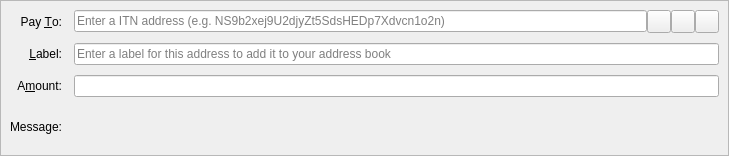
<?xml version="1.0" encoding="UTF-8"?>
<ui version="4.0">
 <class>SendCoinsEntry</class>
 <widget class="QStackedWidget" name="SendCoinsEntry">
  <property name="geometry">
   <rect>
    <x>0</x>
    <y>0</y>
    <width>729</width>
    <height>156</height>
   </rect>
  </property>
  <property name="focusPolicy">
   <enum>Qt::TabFocus</enum>
  </property>
  <property name="autoFillBackground">
   <bool>false</bool>
  </property>
  <widget class="QFrame" name="SendCoins">
   <property name="toolTip">
    <string>This is a normal payment.</string>
   </property>
   <property name="frameShape">
    <enum>QFrame::StyledPanel</enum>
   </property>
   <property name="frameShadow">
    <enum>QFrame::Sunken</enum>
   </property>
   <layout class="QGridLayout" name="gridLayout">
    <property name="horizontalSpacing">
     <number>12</number>
    </property>
    <property name="verticalSpacing">
     <number>10</number>
    </property>
    <item row="0" column="0">
     <widget class="QLabel" name="payToLabel">
      <property name="text">
       <string>Pay &amp;To:</string>
      </property>
      <property name="alignment">
       <set>Qt::AlignRight|Qt::AlignTrailing|Qt::AlignVCenter</set>
      </property>
      <property name="buddy">
       <cstring>payTo</cstring>
      </property>
     </widget>
    </item>
    <item row="0" column="1">
     <layout class="QHBoxLayout" name="payToLayout">
      <property name="spacing">
       <number>0</number>
      </property>
      <item>
       <widget class="QValidatedLineEdit" name="payTo">
        <property name="toolTip">
         <string>The ITN address to send the payment to</string>
        </property>
        <property name="inputMask">
         <string/>
        </property>
        <property name="placeholderText">
         <string>Enter a ITN address (e.g. NS9b2xej9U2djyZt5SdsHEDp7Xdvcn1o2n)</string>
        </property>
       </widget>
      </item>
      <item>
       <widget class="QToolButton" name="addressBookButton">
        <property name="toolTip">
         <string>Choose previously used address</string>
        </property>
        <property name="text">
         <string/>
        </property>
        <property name="icon">
         <iconset resource="../itn.qrc">
          <normaloff>:/icons/address-book</normaloff>:/icons/address-book</iconset>
        </property>
        <property name="iconSize">
         <size>
          <width>16</width>
          <height>16</height>
         </size>
        </property>
        <property name="shortcut">
         <string>Alt+A</string>
        </property>
       </widget>
      </item>
      <item>
       <widget class="QToolButton" name="pasteButton">
        <property name="toolTip">
         <string>Paste address from clipboard</string>
        </property>
        <property name="text">
         <string/>
        </property>
        <property name="icon">
         <iconset resource="../itn.qrc">
          <normaloff>:/icons/editpaste</normaloff>:/icons/editpaste</iconset>
        </property>
        <property name="shortcut">
         <string>Alt+P</string>
        </property>
       </widget>
      </item>
      <item>
       <widget class="QToolButton" name="deleteButton">
        <property name="toolTip">
         <string>Remove this entry</string>
        </property>
        <property name="text">
         <string/>
        </property>
        <property name="icon">
         <iconset resource="../itn.qrc">
          <normaloff>:/icons/remove</normaloff>:/icons/remove</iconset>
        </property>
       </widget>
      </item>
     </layout>
    </item>
    <item row="1" column="0">
     <widget class="QLabel" name="labelLabel">
      <property name="text">
       <string>&amp;Label:</string>
      </property>
      <property name="alignment">
       <set>Qt::AlignRight|Qt::AlignTrailing|Qt::AlignVCenter</set>
      </property>
      <property name="buddy">
       <cstring>addAsLabel</cstring>
      </property>
     </widget>
    </item>
    <item row="1" column="1">
     <widget class="QLineEdit" name="addAsLabel">
      <property name="toolTip">
       <string>Enter a label for this address to add it to the list of used addresses</string>
      </property>
      <property name="inputMask">
       <string/>
      </property>
      <property name="placeholderText">
       <string>Enter a label for this address to add it to your address book</string>
      </property>
     </widget>
    </item>
    <item row="2" column="0">
     <widget class="QLabel" name="amountLabel">
      <property name="text">
       <string>A&amp;mount:</string>
      </property>
      <property name="alignment">
       <set>Qt::AlignRight|Qt::AlignTrailing|Qt::AlignVCenter</set>
      </property>
      <property name="buddy">
       <cstring>payAmount</cstring>
      </property>
     </widget>
    </item>
    <item row="2" column="1">
     <widget class="BitcoinAmountField" name="payAmount"/>
    </item>
    <item row="3" column="0">
     <widget class="QLabel" name="messageLabel">
      <property name="text">
       <string>Message:</string>
      </property>
      <property name="alignment">
       <set>Qt::AlignRight|Qt::AlignTrailing|Qt::AlignVCenter</set>
      </property>
     </widget>
    </item>
    <item row="3" column="1">
     <widget class="QLabel" name="messageTextLabel">
      <property name="toolTip">
       <string>A message that was attached to the ITN: URI which will be stored with the transaction for your reference. Note: This message will not be sent over the ITN network.</string>
      </property>
      <property name="textFormat">
       <enum>Qt::PlainText</enum>
      </property>
     </widget>
    </item>
   </layout>
  </widget>
  <widget class="QFrame" name="SendCoins_InsecurePaymentRequest">
   <property name="palette">
    <palette>
     <active>
      <colorrole role="WindowText">
       <brush brushstyle="SolidPattern">
        <color alpha="255">
         <red>0</red>
         <green>0</green>
         <blue>0</blue>
        </color>
       </brush>
      </colorrole>
      <colorrole role="Button">
       <brush brushstyle="SolidPattern">
        <color alpha="255">
         <red>255</red>
         <green>255</green>
         <blue>127</blue>
        </color>
       </brush>
      </colorrole>
      <colorrole role="Light">
       <brush brushstyle="SolidPattern">
        <color alpha="255">
         <red>255</red>
         <green>255</green>
         <blue>255</blue>
        </color>
       </brush>
      </colorrole>
      <colorrole role="Midlight">
       <brush brushstyle="SolidPattern">
        <color alpha="255">
         <red>255</red>
         <green>255</green>
         <blue>191</blue>
        </color>
       </brush>
      </colorrole>
      <colorrole role="Dark">
       <brush brushstyle="SolidPattern">
        <color alpha="255">
         <red>127</red>
         <green>127</green>
         <blue>63</blue>
        </color>
       </brush>
      </colorrole>
      <colorrole role="Mid">
       <brush brushstyle="SolidPattern">
        <color alpha="255">
         <red>170</red>
         <green>170</green>
         <blue>84</blue>
        </color>
       </brush>
      </colorrole>
      <colorrole role="Text">
       <brush brushstyle="SolidPattern">
        <color alpha="255">
         <red>0</red>
         <green>0</green>
         <blue>0</blue>
        </color>
       </brush>
      </colorrole>
      <colorrole role="BrightText">
       <brush brushstyle="SolidPattern">
        <color alpha="255">
         <red>255</red>
         <green>255</green>
         <blue>255</blue>
        </color>
       </brush>
      </colorrole>
      <colorrole role="ButtonText">
       <brush brushstyle="SolidPattern">
        <color alpha="255">
         <red>0</red>
         <green>0</green>
         <blue>0</blue>
        </color>
       </brush>
      </colorrole>
      <colorrole role="Base">
       <brush brushstyle="SolidPattern">
        <color alpha="255">
         <red>255</red>
         <green>255</green>
         <blue>255</blue>
        </color>
       </brush>
      </colorrole>
      <colorrole role="Window">
       <brush brushstyle="SolidPattern">
        <color alpha="255">
         <red>255</red>
         <green>255</green>
         <blue>127</blue>
        </color>
       </brush>
      </colorrole>
      <colorrole role="Shadow">
       <brush brushstyle="SolidPattern">
        <color alpha="255">
         <red>0</red>
         <green>0</green>
         <blue>0</blue>
        </color>
       </brush>
      </colorrole>
      <colorrole role="AlternateBase">
       <brush brushstyle="SolidPattern">
        <color alpha="255">
         <red>255</red>
         <green>255</green>
         <blue>191</blue>
        </color>
       </brush>
      </colorrole>
      <colorrole role="ToolTipBase">
       <brush brushstyle="SolidPattern">
        <color alpha="255">
         <red>255</red>
         <green>255</green>
         <blue>220</blue>
        </color>
       </brush>
      </colorrole>
      <colorrole role="ToolTipText">
       <brush brushstyle="SolidPattern">
        <color alpha="255">
         <red>0</red>
         <green>0</green>
         <blue>0</blue>
        </color>
       </brush>
      </colorrole>
     </active>
     <inactive>
      <colorrole role="WindowText">
       <brush brushstyle="SolidPattern">
        <color alpha="255">
         <red>0</red>
         <green>0</green>
         <blue>0</blue>
        </color>
       </brush>
      </colorrole>
      <colorrole role="Button">
       <brush brushstyle="SolidPattern">
        <color alpha="255">
         <red>255</red>
         <green>255</green>
         <blue>127</blue>
        </color>
       </brush>
      </colorrole>
      <colorrole role="Light">
       <brush brushstyle="SolidPattern">
        <color alpha="255">
         <red>255</red>
         <green>255</green>
         <blue>255</blue>
        </color>
       </brush>
      </colorrole>
      <colorrole role="Midlight">
       <brush brushstyle="SolidPattern">
        <color alpha="255">
         <red>255</red>
         <green>255</green>
         <blue>191</blue>
        </color>
       </brush>
      </colorrole>
      <colorrole role="Dark">
       <brush brushstyle="SolidPattern">
        <color alpha="255">
         <red>127</red>
         <green>127</green>
         <blue>63</blue>
        </color>
       </brush>
      </colorrole>
      <colorrole role="Mid">
       <brush brushstyle="SolidPattern">
        <color alpha="255">
         <red>170</red>
         <green>170</green>
         <blue>84</blue>
        </color>
       </brush>
      </colorrole>
      <colorrole role="Text">
       <brush brushstyle="SolidPattern">
        <color alpha="255">
         <red>0</red>
         <green>0</green>
         <blue>0</blue>
        </color>
       </brush>
      </colorrole>
      <colorrole role="BrightText">
       <brush brushstyle="SolidPattern">
        <color alpha="255">
         <red>255</red>
         <green>255</green>
         <blue>255</blue>
        </color>
       </brush>
      </colorrole>
      <colorrole role="ButtonText">
       <brush brushstyle="SolidPattern">
        <color alpha="255">
         <red>0</red>
         <green>0</green>
         <blue>0</blue>
        </color>
       </brush>
      </colorrole>
      <colorrole role="Base">
       <brush brushstyle="SolidPattern">
        <color alpha="255">
         <red>255</red>
         <green>255</green>
         <blue>255</blue>
        </color>
       </brush>
      </colorrole>
      <colorrole role="Window">
       <brush brushstyle="SolidPattern">
        <color alpha="255">
         <red>255</red>
         <green>255</green>
         <blue>127</blue>
        </color>
       </brush>
      </colorrole>
      <colorrole role="Shadow">
       <brush brushstyle="SolidPattern">
        <color alpha="255">
         <red>0</red>
         <green>0</green>
         <blue>0</blue>
        </color>
       </brush>
      </colorrole>
      <colorrole role="AlternateBase">
       <brush brushstyle="SolidPattern">
        <color alpha="255">
         <red>255</red>
         <green>255</green>
         <blue>191</blue>
        </color>
       </brush>
      </colorrole>
      <colorrole role="ToolTipBase">
       <brush brushstyle="SolidPattern">
        <color alpha="255">
         <red>255</red>
         <green>255</green>
         <blue>220</blue>
        </color>
       </brush>
      </colorrole>
      <colorrole role="ToolTipText">
       <brush brushstyle="SolidPattern">
        <color alpha="255">
         <red>0</red>
         <green>0</green>
         <blue>0</blue>
        </color>
       </brush>
      </colorrole>
     </inactive>
     <disabled>
      <colorrole role="WindowText">
       <brush brushstyle="SolidPattern">
        <color alpha="255">
         <red>127</red>
         <green>127</green>
         <blue>63</blue>
        </color>
       </brush>
      </colorrole>
      <colorrole role="Button">
       <brush brushstyle="SolidPattern">
        <color alpha="255">
         <red>255</red>
         <green>255</green>
         <blue>127</blue>
        </color>
       </brush>
      </colorrole>
      <colorrole role="Light">
       <brush brushstyle="SolidPattern">
        <color alpha="255">
         <red>255</red>
         <green>255</green>
         <blue>255</blue>
        </color>
       </brush>
      </colorrole>
      <colorrole role="Midlight">
       <brush brushstyle="SolidPattern">
        <color alpha="255">
         <red>255</red>
         <green>255</green>
         <blue>191</blue>
        </color>
       </brush>
      </colorrole>
      <colorrole role="Dark">
       <brush brushstyle="SolidPattern">
        <color alpha="255">
         <red>127</red>
         <green>127</green>
         <blue>63</blue>
        </color>
       </brush>
      </colorrole>
      <colorrole role="Mid">
       <brush brushstyle="SolidPattern">
        <color alpha="255">
         <red>170</red>
         <green>170</green>
         <blue>84</blue>
        </color>
       </brush>
      </colorrole>
      <colorrole role="Text">
       <brush brushstyle="SolidPattern">
        <color alpha="255">
         <red>127</red>
         <green>127</green>
         <blue>63</blue>
        </color>
       </brush>
      </colorrole>
      <colorrole role="BrightText">
       <brush brushstyle="SolidPattern">
        <color alpha="255">
         <red>255</red>
         <green>255</green>
         <blue>255</blue>
        </color>
       </brush>
      </colorrole>
      <colorrole role="ButtonText">
       <brush brushstyle="SolidPattern">
        <color alpha="255">
         <red>127</red>
         <green>127</green>
         <blue>63</blue>
        </color>
       </brush>
      </colorrole>
      <colorrole role="Base">
       <brush brushstyle="SolidPattern">
        <color alpha="255">
         <red>255</red>
         <green>255</green>
         <blue>127</blue>
        </color>
       </brush>
      </colorrole>
      <colorrole role="Window">
       <brush brushstyle="SolidPattern">
        <color alpha="255">
         <red>255</red>
         <green>255</green>
         <blue>127</blue>
        </color>
       </brush>
      </colorrole>
      <colorrole role="Shadow">
       <brush brushstyle="SolidPattern">
        <color alpha="255">
         <red>0</red>
         <green>0</green>
         <blue>0</blue>
        </color>
       </brush>
      </colorrole>
      <colorrole role="AlternateBase">
       <brush brushstyle="SolidPattern">
        <color alpha="255">
         <red>255</red>
         <green>255</green>
         <blue>127</blue>
        </color>
       </brush>
      </colorrole>
      <colorrole role="ToolTipBase">
       <brush brushstyle="SolidPattern">
        <color alpha="255">
         <red>255</red>
         <green>255</green>
         <blue>220</blue>
        </color>
       </brush>
      </colorrole>
      <colorrole role="ToolTipText">
       <brush brushstyle="SolidPattern">
        <color alpha="255">
         <red>0</red>
         <green>0</green>
         <blue>0</blue>
        </color>
       </brush>
      </colorrole>
     </disabled>
    </palette>
   </property>
   <property name="toolTip">
    <string>This is an unverified payment request.</string>
   </property>
   <property name="autoFillBackground">
    <bool>true</bool>
   </property>
   <property name="frameShape">
    <enum>QFrame::StyledPanel</enum>
   </property>
   <property name="frameShadow">
    <enum>QFrame::Sunken</enum>
   </property>
   <layout class="QGridLayout" name="gridLayout_is">
    <property name="spacing">
     <number>12</number>
    </property>
    <item row="0" column="0">
     <widget class="QLabel" name="payToLabel_is">
      <property name="text">
       <string>Pay To:</string>
      </property>
      <property name="alignment">
       <set>Qt::AlignRight|Qt::AlignTrailing|Qt::AlignVCenter</set>
      </property>
     </widget>
    </item>
    <item row="0" column="1">
     <layout class="QHBoxLayout" name="payToLayout_is">
      <property name="spacing">
       <number>0</number>
      </property>
      <item>
       <widget class="QLabel" name="payTo_is"/>
      </item>
      <item>
       <widget class="QToolButton" name="deleteButton_is">
        <property name="toolTip">
         <string>Remove this entry</string>
        </property>
        <property name="text">
         <string/>
        </property>
        <property name="icon">
         <iconset resource="../itn.qrc">
          <normaloff>:/icons/remove</normaloff>:/icons/remove</iconset>
        </property>
       </widget>
      </item>
     </layout>
    </item>
    <item row="1" column="0">
     <widget class="QLabel" name="memoLabel_is">
      <property name="text">
       <string>Memo:</string>
      </property>
      <property name="alignment">
       <set>Qt::AlignRight|Qt::AlignTrailing|Qt::AlignVCenter</set>
      </property>
     </widget>
    </item>
    <item row="1" column="1">
     <widget class="QLabel" name="memoTextLabel_is">
      <property name="textFormat">
       <enum>Qt::PlainText</enum>
      </property>
     </widget>
    </item>
    <item row="2" column="0">
     <widget class="QLabel" name="amountLabel_is">
      <property name="text">
       <string>A&amp;mount:</string>
      </property>
      <property name="alignment">
       <set>Qt::AlignRight|Qt::AlignTrailing|Qt::AlignVCenter</set>
      </property>
      <property name="buddy">
       <cstring>payAmount_is</cstring>
      </property>
     </widget>
    </item>
    <item row="2" column="1">
     <widget class="BitcoinAmountField" name="payAmount_is">
      <property name="acceptDrops">
       <bool>false</bool>
      </property>
     </widget>
    </item>
   </layout>
  </widget>
  <widget class="QFrame" name="SendCoins_SecurePaymentRequest">
   <property name="palette">
    <palette>
     <active>
      <colorrole role="WindowText">
       <brush brushstyle="SolidPattern">
        <color alpha="255">
         <red>0</red>
         <green>0</green>
         <blue>0</blue>
        </color>
       </brush>
      </colorrole>
      <colorrole role="Button">
       <brush brushstyle="SolidPattern">
        <color alpha="255">
         <red>140</red>
         <green>232</green>
         <blue>119</blue>
        </color>
       </brush>
      </colorrole>
      <colorrole role="Light">
       <brush brushstyle="SolidPattern">
        <color alpha="255">
         <red>230</red>
         <green>255</green>
         <blue>224</blue>
        </color>
       </brush>
      </colorrole>
      <colorrole role="Midlight">
       <brush brushstyle="SolidPattern">
        <color alpha="255">
         <red>185</red>
         <green>243</green>
         <blue>171</blue>
        </color>
       </brush>
      </colorrole>
      <colorrole role="Dark">
       <brush brushstyle="SolidPattern">
        <color alpha="255">
         <red>70</red>
         <green>116</green>
         <blue>59</blue>
        </color>
       </brush>
      </colorrole>
      <colorrole role="Mid">
       <brush brushstyle="SolidPattern">
        <color alpha="255">
         <red>93</red>
         <green>155</green>
         <blue>79</blue>
        </color>
       </brush>
      </colorrole>
      <colorrole role="Text">
       <brush brushstyle="SolidPattern">
        <color alpha="255">
         <red>0</red>
         <green>0</green>
         <blue>0</blue>
        </color>
       </brush>
      </colorrole>
      <colorrole role="BrightText">
       <brush brushstyle="SolidPattern">
        <color alpha="255">
         <red>155</red>
         <green>255</green>
         <blue>147</blue>
        </color>
       </brush>
      </colorrole>
      <colorrole role="ButtonText">
       <brush brushstyle="SolidPattern">
        <color alpha="255">
         <red>0</red>
         <green>0</green>
         <blue>0</blue>
        </color>
       </brush>
      </colorrole>
      <colorrole role="Base">
       <brush brushstyle="SolidPattern">
        <color alpha="255">
         <red>119</red>
         <green>255</green>
         <blue>233</blue>
        </color>
       </brush>
      </colorrole>
      <colorrole role="Window">
       <brush brushstyle="SolidPattern">
        <color alpha="255">
         <red>140</red>
         <green>232</green>
         <blue>119</blue>
        </color>
       </brush>
      </colorrole>
      <colorrole role="Shadow">
       <brush brushstyle="SolidPattern">
        <color alpha="255">
         <red>0</red>
         <green>0</green>
         <blue>0</blue>
        </color>
       </brush>
      </colorrole>
      <colorrole role="AlternateBase">
       <brush brushstyle="SolidPattern">
        <color alpha="255">
         <red>197</red>
         <green>243</green>
         <blue>187</blue>
        </color>
       </brush>
      </colorrole>
      <colorrole role="NoRole">
       <brush brushstyle="SolidPattern">
        <color alpha="255">
         <red>125</red>
         <green>194</green>
         <blue>122</blue>
        </color>
       </brush>
      </colorrole>
      <colorrole role="ToolTipBase">
       <brush brushstyle="SolidPattern">
        <color alpha="255">
         <red>255</red>
         <green>255</green>
         <blue>220</blue>
        </color>
       </brush>
      </colorrole>
      <colorrole role="ToolTipText">
       <brush brushstyle="SolidPattern">
        <color alpha="255">
         <red>0</red>
         <green>0</green>
         <blue>0</blue>
        </color>
       </brush>
      </colorrole>
     </active>
     <inactive>
      <colorrole role="WindowText">
       <brush brushstyle="SolidPattern">
        <color alpha="255">
         <red>0</red>
         <green>0</green>
         <blue>0</blue>
        </color>
       </brush>
      </colorrole>
      <colorrole role="Button">
       <brush brushstyle="SolidPattern">
        <color alpha="255">
         <red>140</red>
         <green>232</green>
         <blue>119</blue>
        </color>
       </brush>
      </colorrole>
      <colorrole role="Light">
       <brush brushstyle="SolidPattern">
        <color alpha="255">
         <red>230</red>
         <green>255</green>
         <blue>224</blue>
        </color>
       </brush>
      </colorrole>
      <colorrole role="Midlight">
       <brush brushstyle="SolidPattern">
        <color alpha="255">
         <red>185</red>
         <green>243</green>
         <blue>171</blue>
        </color>
       </brush>
      </colorrole>
      <colorrole role="Dark">
       <brush brushstyle="SolidPattern">
        <color alpha="255">
         <red>70</red>
         <green>116</green>
         <blue>59</blue>
        </color>
       </brush>
      </colorrole>
      <colorrole role="Mid">
       <brush brushstyle="SolidPattern">
        <color alpha="255">
         <red>93</red>
         <green>155</green>
         <blue>79</blue>
        </color>
       </brush>
      </colorrole>
      <colorrole role="Text">
       <brush brushstyle="SolidPattern">
        <color alpha="255">
         <red>0</red>
         <green>0</green>
         <blue>0</blue>
        </color>
       </brush>
      </colorrole>
      <colorrole role="BrightText">
       <brush brushstyle="SolidPattern">
        <color alpha="255">
         <red>155</red>
         <green>255</green>
         <blue>147</blue>
        </color>
       </brush>
      </colorrole>
      <colorrole role="ButtonText">
       <brush brushstyle="SolidPattern">
        <color alpha="255">
         <red>0</red>
         <green>0</green>
         <blue>0</blue>
        </color>
       </brush>
      </colorrole>
      <colorrole role="Base">
       <brush brushstyle="SolidPattern">
        <color alpha="255">
         <red>119</red>
         <green>255</green>
         <blue>233</blue>
        </color>
       </brush>
      </colorrole>
      <colorrole role="Window">
       <brush brushstyle="SolidPattern">
        <color alpha="255">
         <red>140</red>
         <green>232</green>
         <blue>119</blue>
        </color>
       </brush>
      </colorrole>
      <colorrole role="Shadow">
       <brush brushstyle="SolidPattern">
        <color alpha="255">
         <red>0</red>
         <green>0</green>
         <blue>0</blue>
        </color>
       </brush>
      </colorrole>
      <colorrole role="AlternateBase">
       <brush brushstyle="SolidPattern">
        <color alpha="255">
         <red>197</red>
         <green>243</green>
         <blue>187</blue>
        </color>
       </brush>
      </colorrole>
      <colorrole role="NoRole">
       <brush brushstyle="SolidPattern">
        <color alpha="255">
         <red>125</red>
         <green>194</green>
         <blue>122</blue>
        </color>
       </brush>
      </colorrole>
      <colorrole role="ToolTipBase">
       <brush brushstyle="SolidPattern">
        <color alpha="255">
         <red>255</red>
         <green>255</green>
         <blue>220</blue>
        </color>
       </brush>
      </colorrole>
      <colorrole role="ToolTipText">
       <brush brushstyle="SolidPattern">
        <color alpha="255">
         <red>0</red>
         <green>0</green>
         <blue>0</blue>
        </color>
       </brush>
      </colorrole>
     </inactive>
     <disabled>
      <colorrole role="WindowText">
       <brush brushstyle="SolidPattern">
        <color alpha="255">
         <red>70</red>
         <green>116</green>
         <blue>59</blue>
        </color>
       </brush>
      </colorrole>
      <colorrole role="Button">
       <brush brushstyle="SolidPattern">
        <color alpha="255">
         <red>140</red>
         <green>232</green>
         <blue>119</blue>
        </color>
       </brush>
      </colorrole>
      <colorrole role="Light">
       <brush brushstyle="SolidPattern">
        <color alpha="255">
         <red>230</red>
         <green>255</green>
         <blue>224</blue>
        </color>
       </brush>
      </colorrole>
      <colorrole role="Midlight">
       <brush brushstyle="SolidPattern">
        <color alpha="255">
         <red>185</red>
         <green>243</green>
         <blue>171</blue>
        </color>
       </brush>
      </colorrole>
      <colorrole role="Dark">
       <brush brushstyle="SolidPattern">
        <color alpha="255">
         <red>70</red>
         <green>116</green>
         <blue>59</blue>
        </color>
       </brush>
      </colorrole>
      <colorrole role="Mid">
       <brush brushstyle="SolidPattern">
        <color alpha="255">
         <red>93</red>
         <green>155</green>
         <blue>79</blue>
        </color>
       </brush>
      </colorrole>
      <colorrole role="Text">
       <brush brushstyle="SolidPattern">
        <color alpha="255">
         <red>70</red>
         <green>116</green>
         <blue>59</blue>
        </color>
       </brush>
      </colorrole>
      <colorrole role="BrightText">
       <brush brushstyle="SolidPattern">
        <color alpha="255">
         <red>155</red>
         <green>255</green>
         <blue>147</blue>
        </color>
       </brush>
      </colorrole>
      <colorrole role="ButtonText">
       <brush brushstyle="SolidPattern">
        <color alpha="255">
         <red>70</red>
         <green>116</green>
         <blue>59</blue>
        </color>
       </brush>
      </colorrole>
      <colorrole role="Base">
       <brush brushstyle="SolidPattern">
        <color alpha="255">
         <red>140</red>
         <green>232</green>
         <blue>119</blue>
        </color>
       </brush>
      </colorrole>
      <colorrole role="Window">
       <brush brushstyle="SolidPattern">
        <color alpha="255">
         <red>140</red>
         <green>232</green>
         <blue>119</blue>
        </color>
       </brush>
      </colorrole>
      <colorrole role="Shadow">
       <brush brushstyle="SolidPattern">
        <color alpha="255">
         <red>0</red>
         <green>0</green>
         <blue>0</blue>
        </color>
       </brush>
      </colorrole>
      <colorrole role="AlternateBase">
       <brush brushstyle="SolidPattern">
        <color alpha="255">
         <red>140</red>
         <green>232</green>
         <blue>119</blue>
        </color>
       </brush>
      </colorrole>
      <colorrole role="NoRole">
       <brush brushstyle="SolidPattern">
        <color alpha="255">
         <red>125</red>
         <green>194</green>
         <blue>122</blue>
        </color>
       </brush>
      </colorrole>
      <colorrole role="ToolTipBase">
       <brush brushstyle="SolidPattern">
        <color alpha="255">
         <red>255</red>
         <green>255</green>
         <blue>220</blue>
        </color>
       </brush>
      </colorrole>
      <colorrole role="ToolTipText">
       <brush brushstyle="SolidPattern">
        <color alpha="255">
         <red>0</red>
         <green>0</green>
         <blue>0</blue>
        </color>
       </brush>
      </colorrole>
     </disabled>
    </palette>
   </property>
   <property name="toolTip">
    <string>This is a verified payment request.</string>
   </property>
   <property name="autoFillBackground">
    <bool>true</bool>
   </property>
   <property name="frameShape">
    <enum>QFrame::StyledPanel</enum>
   </property>
   <property name="frameShadow">
    <enum>QFrame::Sunken</enum>
   </property>
   <layout class="QGridLayout" name="gridLayout_s">
    <property name="spacing">
     <number>12</number>
    </property>
    <item row="0" column="0">
     <widget class="QLabel" name="payToLabel_s">
      <property name="text">
       <string>Pay To:</string>
      </property>
      <property name="alignment">
       <set>Qt::AlignRight|Qt::AlignTrailing|Qt::AlignVCenter</set>
      </property>
     </widget>
    </item>
    <item row="0" column="1">
     <layout class="QHBoxLayout" name="payToLayout_s">
      <property name="spacing">
       <number>0</number>
      </property>
      <item>
       <widget class="QLabel" name="payTo_s">
        <property name="textFormat">
         <enum>Qt::PlainText</enum>
        </property>
       </widget>
      </item>
      <item>
       <widget class="QToolButton" name="deleteButton_s">
        <property name="toolTip">
         <string>Remove this entry</string>
        </property>
        <property name="text">
         <string/>
        </property>
        <property name="icon">
         <iconset resource="../itn.qrc">
          <normaloff>:/icons/remove</normaloff>:/icons/remove</iconset>
        </property>
       </widget>
      </item>
     </layout>
    </item>
    <item row="1" column="0">
     <widget class="QLabel" name="memoLabel_s">
      <property name="text">
       <string>Memo:</string>
      </property>
      <property name="alignment">
       <set>Qt::AlignRight|Qt::AlignTrailing|Qt::AlignVCenter</set>
      </property>
     </widget>
    </item>
    <item row="1" column="1">
     <widget class="QLabel" name="memoTextLabel_s">
      <property name="textFormat">
       <enum>Qt::PlainText</enum>
      </property>
     </widget>
    </item>
    <item row="2" column="0">
     <widget class="QLabel" name="amountLabel_s">
      <property name="text">
       <string>A&amp;mount:</string>
      </property>
      <property name="alignment">
       <set>Qt::AlignRight|Qt::AlignTrailing|Qt::AlignVCenter</set>
      </property>
      <property name="buddy">
       <cstring>payAmount_s</cstring>
      </property>
     </widget>
    </item>
    <item row="2" column="1">
     <widget class="BitcoinAmountField" name="payAmount_s">
      <property name="acceptDrops">
       <bool>false</bool>
      </property>
     </widget>
    </item>
   </layout>
  </widget>
 </widget>
 <customwidgets>
  <customwidget>
   <class>QValidatedLineEdit</class>
   <extends>QLineEdit</extends>
   <header>qvalidatedlineedit.h</header>
  </customwidget>
  <customwidget>
   <class>BitcoinAmountField</class>
   <extends>QLineEdit</extends>
   <header>bitcoinamountfield.h</header>
   <container>1</container>
  </customwidget>
 </customwidgets>
 <tabstops>
  <tabstop>payTo</tabstop>
  <tabstop>addressBookButton</tabstop>
  <tabstop>pasteButton</tabstop>
  <tabstop>deleteButton</tabstop>
  <tabstop>addAsLabel</tabstop>
  <tabstop>payAmount</tabstop>
  <tabstop>payAmount_is</tabstop>
  <tabstop>deleteButton_is</tabstop>
  <tabstop>payAmount_s</tabstop>
  <tabstop>deleteButton_s</tabstop>
 </tabstops>
 <resources>
  <include location="../itn.qrc"/>
 </resources>
 <connections/>
</ui>
